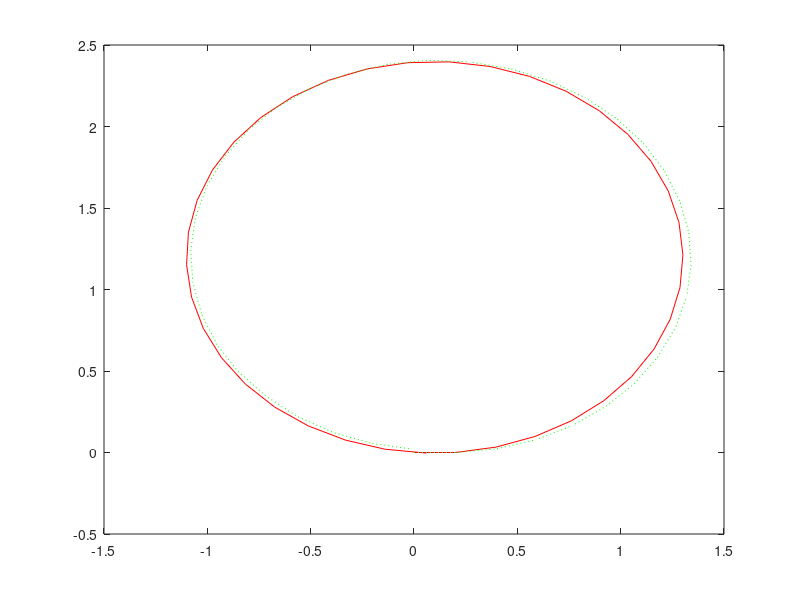

Recreate this plot in MATLAB. (Note: this script raises an error after producing the figure.)
% Blatt 4
clc; clear; clear all;

% Fehlerfrei---------------------------------------------------------------
T=0.1;

%w=v/(r+R/2) %R=40cm, r=1m
v=2; %m/s
w=5/3; %rad/s
steps=floor((2*pi)/(T*w))+1;

position_r=zeros(3,steps); %Position
sens_r=zeros(4,steps);     %Senorwerte
sens_r(:,1)=[sqrt(20);atan2(4,2);sqrt(128);atan2(8,8)];
for k=1:1:steps
position_r(:,k+1)=position_r(:,k)+[(T*cos(position_r(3,k))*v); (T*sin(position_r(3,k))*v); (T*w)];
sens_r(:,k+1)=[(sqrt((position_r(1,k+1)-2)^2+(position_r(2,k+1)-4)^2));atan2((4-position_r(2,k+1)),(2-position_r(1,k+1)));
             (sqrt((position_r(1,k+1)-8)^2+(position_r(2,k+1)-8)^2));atan2((8-position_r(2,k+1)),(8-position_r(1,k+1)))];
end

plot(position_r(1,:),position_r(2,:),'r')

% Fehlerbehaftete Steuerbefehle--------------------------------------------

position=zeros(3,steps);
sens=zeros(4,steps);
v_var=zeros(1,steps);
v_var(1)=(v+0.5*randn(1,1));
w_var=zeros(1,steps);
w_var(1)=(w+0.5*randn(1,1));
position(:,1)=[0;0;0];%Init Position
sens(:,1)=[sqrt(20);atan2(4,2);sqrt(128);atan2(8,8)];
for k=1:1:steps
position(:,k+1)=position(:,k)+[(T*cos(position(3,k))*v_var(k)); (T*sin(position(3,k))*v_var(k)); (T*w_var(k))];
sens(:,k+1)=[(sqrt((position(1,k+1)-2)^2+(position(2,k+1)-4)^2));atan2((4-position(2,k+1)),(2-position(1,k+1)));
             (sqrt((position(1,k+1)-8)^2+(position(2,k+1)-8)^2));atan2((8-position(2,k+1)),(8-position(1,k+1)))];

v_var(k+1)=(v+0.05*randn(1,1));
w_var(k+1)=(w+0.05*randn(1,1));
end

%Plot
hold on
plot(position(1,:),position(2,:),':g')

% Elipsen------------------------------------------------------------------
% Fehler
k_d=((0.05^2)/1);
k_tetta=(0.0873^2)/(2*pi);
k_drift=(0.0349^2)/1;

sig_x= k_d*(T*cos(position(3,1))*v);
sig_y= k_d*(T*sin(position(3,1))*v);
sig_tetta=((k_tetta*w)/T)+((k_drift*v)/T);
sig_v=k_d*v/T;
sig_w=k_tetta*w/T;

C_k=[sig_x,  0,      0;
     0,      sig_y,  0;
     0,      0,      sig_tetta];
C_u=[sig_v,  0;
     0,      sig_w];
I=[1,0,0;0,1,0;0,0,1];

% syms x y tetta v w
% 
% g=[x;y;tetta]+[(T*cos(tetta)*v); (T*sin(tetta)*v); (T*w)];
% G=jacobian(g,[x y tetta v w])


% For "k+1"
for k=2:1:steps+1
% Kalman

%Jacobi
G_u=[cos(position(3,k))*T,  0;
     sin(position(3,k))*T,  0;
     0,                   T];
G_k=[1,  0,  -T*v_var(k)*sin(position(3,k));
     0,  1,  T*v_var(k)*cos(position(3,k));
     0,  0,  1];
C_k=(G_k*C_k*G_k')+(G_u*C_u*G_u');

x_s=position(1,k);
y_s=position(2,k);
r_l1=sqrt((x_s-2)^2+((y_s-4)^2));
r_l2=sqrt((x_s-8)^2+((y_s-8)^2));

H=[((x_s-2)/r_l1),     ((y_s-4)/r_l1),     0;
   (-(y_s-4)/(r_l1^2)) ((x_s-2)/(r_l1^2))  -1;
   ((x_s-8)/r_l2),     ((y_s-8)/r_l2),     0;
   (-(y_s-8)/(r_l2^2)) ((x_s-8)/(r_l2^2))  -1];

C_z=[0.01*sens(1,k),  0,               0,               0;
     0,               0.001*sens(2,k)  0,               0;
     0,               0,               0.01*sens(3,k),  0;
     0,               0,               0,               0.001*sens(4,k)];
 
K=C_k*H'*(H*C_k*H'+C_z)^(-1);
position(:,k)=position(:,k)+K*(sens_r(:,k)-sens(:,k));
C_k=(I-(K*H))*C_k;

% Plot
[x_paint,y_paint]=sig_elipse(C_k(1:2,1:2),[position(1,k),position(2,k)],1);
hold on
plot(x_paint,y_paint)

end
